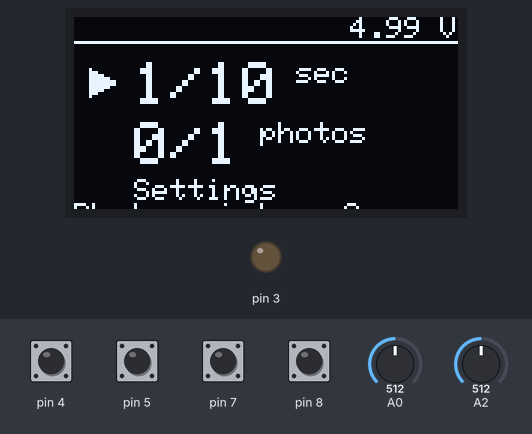
The sketch below on a simulated Arduino Uno, built with avr-gcc and run on an emulated ATmega328P. On the bench: 128×64 one-colour display, output pins drawn as LEDs (lit = HIGH). Inputs (shaded band) come from the test bench; at power-on: pin 4, pin 5, pin 7, pin 8 HIGH, A2 = 512, A0 = 512.

Above: at 4.7 s.
4.8 s: pin 5 pulled LOW for 0.15 s
At 5.6 s:
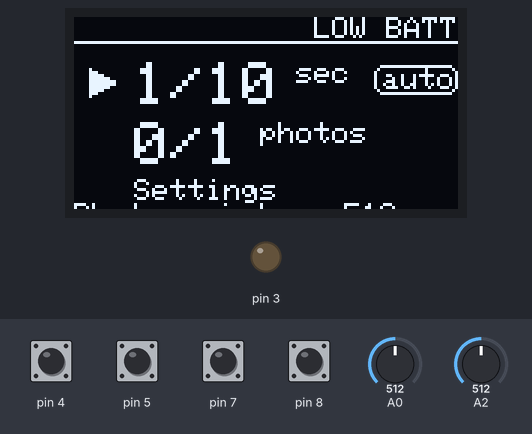
7.9 s: pin 5 pulled LOW for 1 s
At 9.8 s:
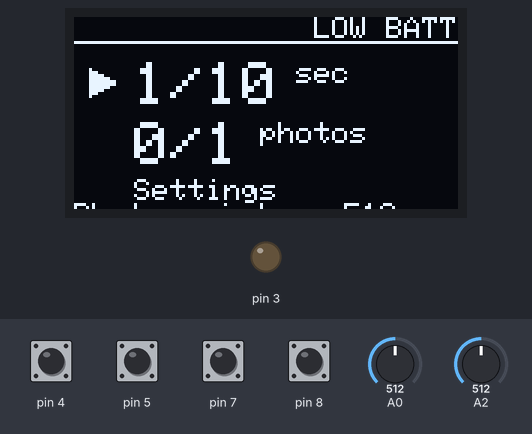
11.9 s: pin 4 pulled LOW for 0.15 s
At 12.8 s:
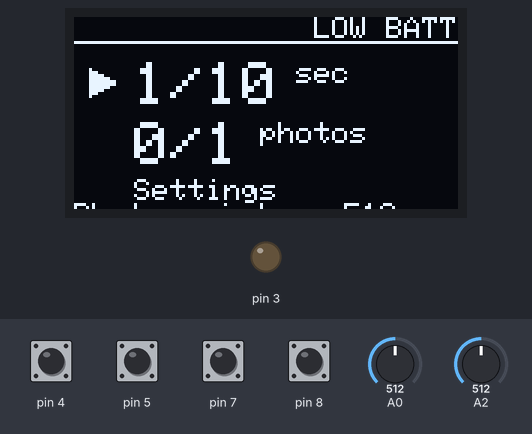
13.5 s: A2 set to 716
At 15.1 s:
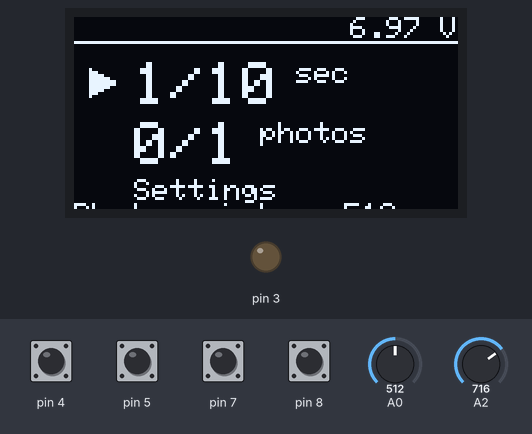
16.5 s: pin 7 pulled LOW for 0.15 s
At 18.5 s:
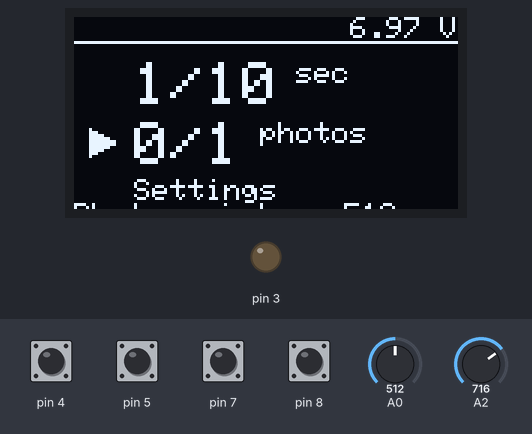
19.3 s: pin 4 pulled LOW for 1 s
At 21.6 s:
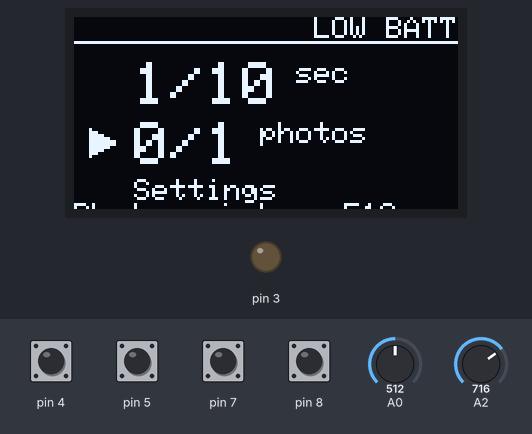
Timing chart, 0 to 22.8 s (numbered marks = the images above; inputs shaded):
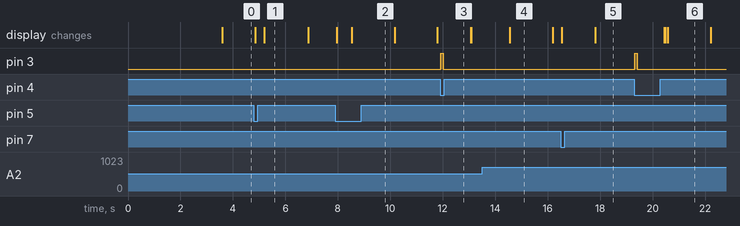

Measured:
- after the input at 4.8 s, the display: first changes after 0.06 s (image 1 shows a later state)
- after the input at 7.9 s, the display: first changes after 0.05 s (image 2 shows a later state)
- after the input at 11.9 s, pin 3: LOW → HIGH at once, → LOW 0.10 s later
- after the input at 13.5 s, the display: changes after 1.1 s (image 4)
- after the input at 16.5 s, the display: first changes after 0.05 s (image 5 shows a later state)
- after the input at 19.3 s, pin 3: LOW → HIGH at once, → LOW 0.10 s later; the display: first changes after 1.1 s (image 6 shows a later state)
- what the display in image 1 shows lasts 1.7 s, from 5.2 s to 6.9 s

The sketch:

Intervalometer_v4.ino
```cpp
#include <SPI.h>
#include <Wire.h>
#include <Adafruit_GFX.h>
#include <Adafruit_SSD1306.h>

#define SCREEN_WIDTH 128 // OLED display width, in pixels
#define SCREEN_HEIGHT 64 // OLED display height, in pixels

// Declaration for an SSD1306 display connected to I2C (SDA, SCL pins)
#define OLED_RESET -1 // Reset pin # (or -1 if sharing Arduino reset pin)
Adafruit_SSD1306 display(SCREEN_WIDTH, SCREEN_HEIGHT, &Wire, OLED_RESET);

float battVoltage = 0.0;

const int timeBetweenPhotos = 1000;
//const int timeBetweenPhotos[] = {};
int photosTaken = 0;
int run = 0;
boolean finished = false;
boolean autoShutterspeed = false;
int photoresistor;
boolean selectElemButtonPressed = false;
boolean changeElementButtonPressed = false;
boolean autoShutterSpeedButtonPressed = false;
String currentPage = "home";
int selectedElem = 0;

const double shutterSpeedValues[] = {100, 150, 200, 250, 500, 1000, 2000, 3000, 4000, 5000, 6000, 7000, 8000, 9000, 10000, 15000, 20000, 25000, 30000, 35000};
int shutterSpeedIter = 0;
const int numberOfPhotosValues[] = {1, 5, 10, 20, 50, 100, 150, 200, 250, 300, 400, 500, 600, 700, 800, 900, 1000};
int numberOfPhotosIter = 0;

int timer = 0;

static const unsigned char PROGMEM selectSymbol[] =
{ B10000000, B00000000,
  B11100000, B00000000,
  B11111000, B00000000,
  B11111110, B00000000,
  B11111111, B10000000,
  B11111111, B10000000,
  B11111110, B00000000,
  B11111000, B00000000,
  B11100000, B00000000,
  B10000000, B00000000 };

void setup() {
  Serial.begin(9600);
  // Photoresistor analog input
  pinMode(A0, INPUT);
  // Run digital input
  pinMode(4, INPUT_PULLUP );
  // Auto shutterspeed digital input
  pinMode(5, INPUT_PULLUP );
  // Change shutterspeed user digital input
  pinMode(7, INPUT_PULLUP );
  // Change number of photos user digital input
  pinMode(8, INPUT_PULLUP );
  // Shutter digital output
  pinMode(3, OUTPUT);

  // SSD1306_SWITCHCAPVCC = generate display voltage from 3.3V internally
  if(!display.begin(SSD1306_SWITCHCAPVCC, 0x3C)) { // Address 0x3C for 128x64
    Serial.println(F("SSD1306 allocation failed"));
    for(;;); // Don't proceed, loop forever
  }

  display.clearDisplay();
  display.setTextSize(1);
  display.setTextColor(SSD1306_WHITE);
  display.setCursor(22,10);
  display.println("Intervalometer");
  display.setCursor(10,30);
  display.print("Adrian Iannantuono");
  display.display();
  delay(3500);
}

void loop() {
  if (currentPage == "home") {
    battVoltage = analogRead(A2)*5.04/1024*2031300/1026300;
    //0.00949*analogRead(A2) - 0.01548;
    run = !digitalRead(4);
    if (autoShutterSpeedButtonPressed == false && !digitalRead(5)) {
      if (!digitalRead(5) && autoShutterspeed == false) {
        autoShutterspeed = true;
      } else if (!digitalRead(5) && autoShutterspeed == true) {
        autoShutterspeed = false;
      }
      autoShutterSpeedButtonPressed = true;
    } else if (autoShutterSpeedButtonPressed && digitalRead(5)) {
        autoShutterSpeedButtonPressed = false;
    }
    if (autoShutterspeed) {
      photoresistor = analogRead(A0);
    }
    if (run) {
      if (photosTaken < numberOfPhotosValues[numberOfPhotosIter]) {
        digitalWrite(3, HIGH);
        if (autoShutterspeed) {
          delay(shutterSpeedValues[shutterSpeedIter]);
        } else {
          delay(shutterSpeedValues[shutterSpeedIter]);
        }
        digitalWrite(3, LOW);
        photosTaken++;
        delay(timeBetweenPhotos);
      } else if (photosTaken = numberOfPhotosValues[numberOfPhotosIter]) {
        finished = true;
      }
    } else {
      if (photosTaken = numberOfPhotosValues[numberOfPhotosIter]) {
        finished = false;
        photosTaken = 0;
      }
      if (selectElemButtonPressed == false && !digitalRead(7)) {
        if (selectedElem < 2) {
          selectedElem++;
        } else {
          selectedElem = 0;
        }
        selectElemButtonPressed = true;
      } else if (selectElemButtonPressed && digitalRead(7)) {
        selectElemButtonPressed = false;
      }
      if (changeElementButtonPressed == false && !digitalRead(8)) {
        if (selectedElem == 0) {
          if (shutterSpeedIter < (sizeof(shutterSpeedValues)-1)/sizeof(double)) {
            shutterSpeedIter++;
          } else {
            shutterSpeedIter = 0;
          }
        } else if (selectedElem == 1) {
          if (numberOfPhotosIter < (sizeof(numberOfPhotosValues)-1)/sizeof(int)) {
            numberOfPhotosIter++;
          } else {
            numberOfPhotosIter = 0;
          }
        }
        changeElementButtonPressed = true;
      } else if (changeElementButtonPressed && digitalRead(8)) {
        changeElementButtonPressed = false;
      }
    }
    updateDisplay_home();
  }
  //serialUpdate();
}


void serialUpdate() {
  Serial.print("Shutter Speed: ");
  Serial.print(shutterSpeedValues[shutterSpeedIter]);
  Serial.print("  Photos: ");
  Serial.print(photosTaken);
  Serial.print(" / ");
  Serial.print(numberOfPhotosValues[numberOfPhotosIter]);
  Serial.print(" Auto Shutter: ");
  Serial.print(autoShutterspeed);
  Serial.println("");
  Serial.print("Photoresistor: ");
  Serial.print(photoresistor);
  Serial.println("");
}

void updateDisplay_home() {
  display.clearDisplay();
  display.setTextColor(SSD1306_WHITE);
  display.setTextSize(1);
  display.drawLine(0, 8, 128, 8, SSD1306_WHITE);
  display.setTextSize(2);
  display.setCursor(20,15);
  if (shutterSpeedValues[shutterSpeedIter] >= 1000) {
    display.print(int(shutterSpeedValues[shutterSpeedIter]/1000));
  } else {
    display.print("1/");
    display.print(int(1000/shutterSpeedValues[shutterSpeedIter]));
  }
  display.setTextSize(1);
  display.print(" sec");
  if (autoShutterspeed) {
    display.drawRoundRect(100, 16, 28, 10, 3, SSD1306_WHITE);
    display.setCursor(103,17);
    display.print("auto");
  }
  display.setCursor(20,35);
  display.setTextSize(2);
  if (!finished) {
    display.print(photosTaken);
    display.print("/");
    display.print(numberOfPhotosValues[numberOfPhotosIter]);
    display.setTextSize(1);
    if (numberOfPhotosValues[numberOfPhotosIter] >= 1000) {
      display.println("photos");
    } else {
      display.println(" photos");
    }
  } else {
    display.println("Finished");
  }
  display.setCursor(20,54);
  display.setTextSize(1);
  display.println("Settings");
  display.print("Photoresistor: ");
  display.print(photoresistor);

  if (!run) {
     timer = timer + 1;
    if (battVoltage < 7.0 && timer < 50) {
      display.setCursor(92, 0);
      display.print(battVoltage);
      display.print(" V");
    } else if (battVoltage < 7.0 && timer < 100) {
      display.setCursor(80, 0);
      display.print("LOW BATT");
    } else {
      timer = 0;
      display.setCursor(92, 0);
      display.print(battVoltage);
      display.print(" V");
    }
  } else {
    display.setCursor(92, 0);
    display.print(battVoltage);
    display.print(" V");
  }


  if (selectedElem == 0) {
    display.drawBitmap(5, 17, selectSymbol, 16, 10, SSD1306_WHITE);
  } else if (selectedElem == 1) {
    display.drawBitmap(5, 37, selectSymbol, 16, 10, SSD1306_WHITE);
  } else if (selectedElem == 2) {
    display.drawBitmap(5, 53, selectSymbol, 16, 10, SSD1306_WHITE);
  }
  display.display();
}
```
